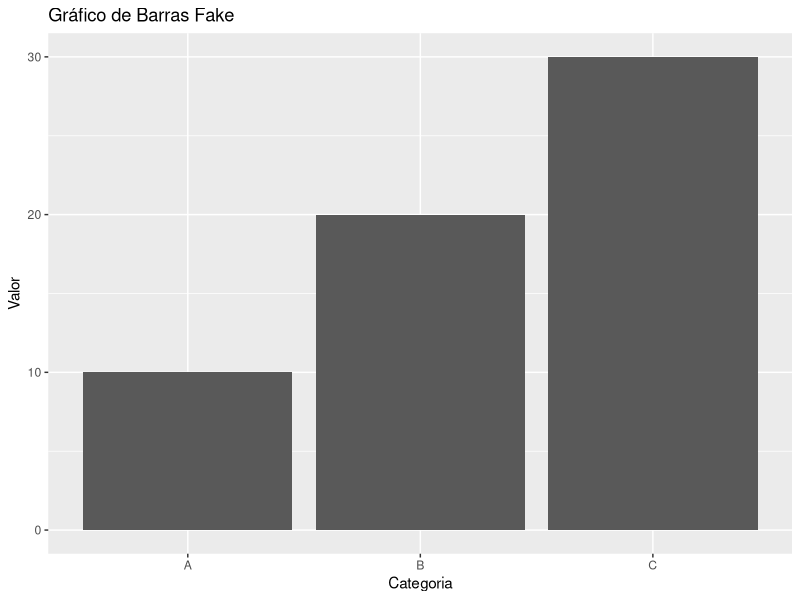
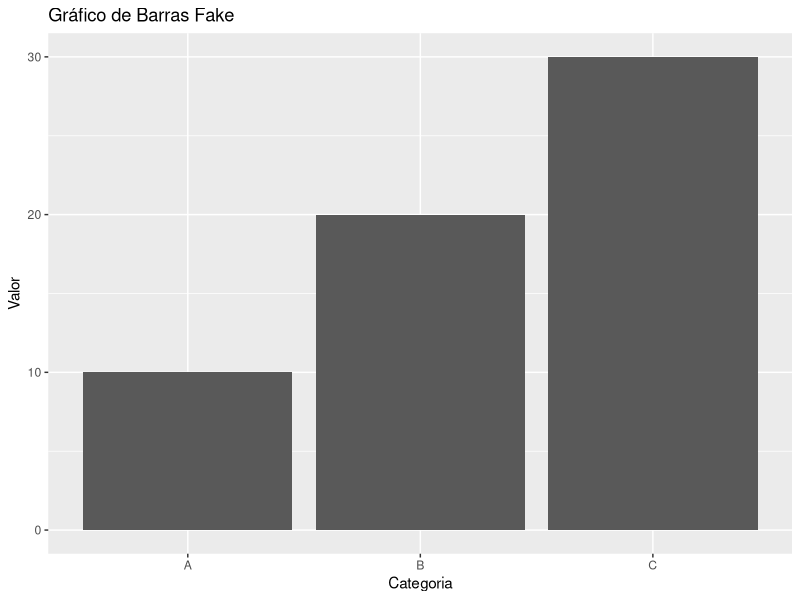

These charts were generated, in order, by the following R code:
## ---- chunk 1
library(ggplot2)

data <- data.frame(
  categoria = c("A", "B", "C"),
  valor = c(10, 20, 30)
)

ggplot(data, aes(x=categoria, y=valor)) +
  geom_bar(stat="identity") +
  labs(title="Gráfico de Barras Fake",
       x="Categoria",
       y="Valor")
## ---- chunk 2
library(ggplot2)

data <- data.frame(
  categoria = c("A", "B", "C"),
  valor = c(10, 20, 30)
)

ggplot(data, aes(x=categoria, y=valor)) +
  geom_bar(stat="identity") +
  labs(title="Gráfico de Barras Fake",
       x="Categoria",
       y="Valor")
